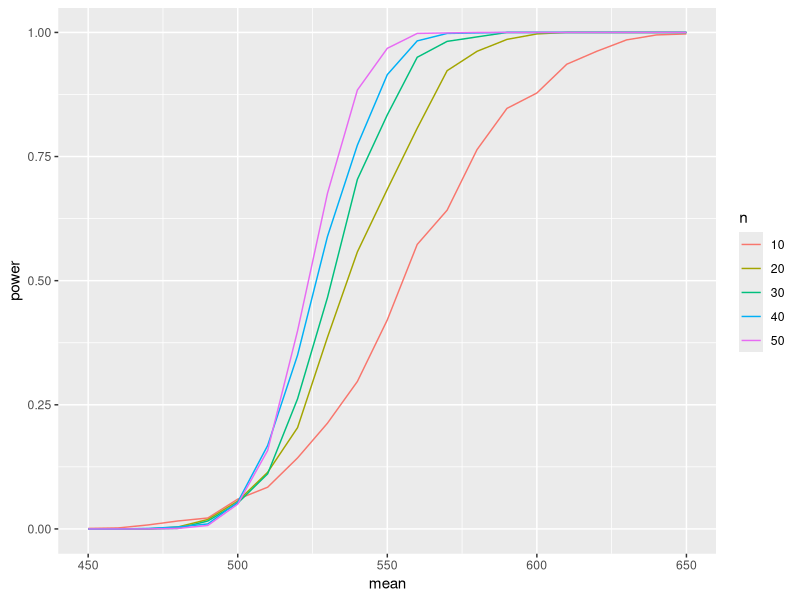
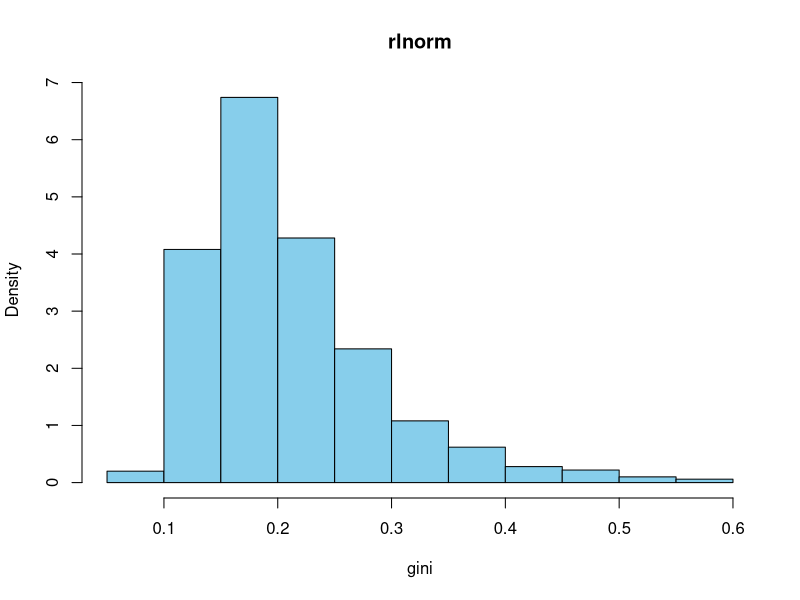
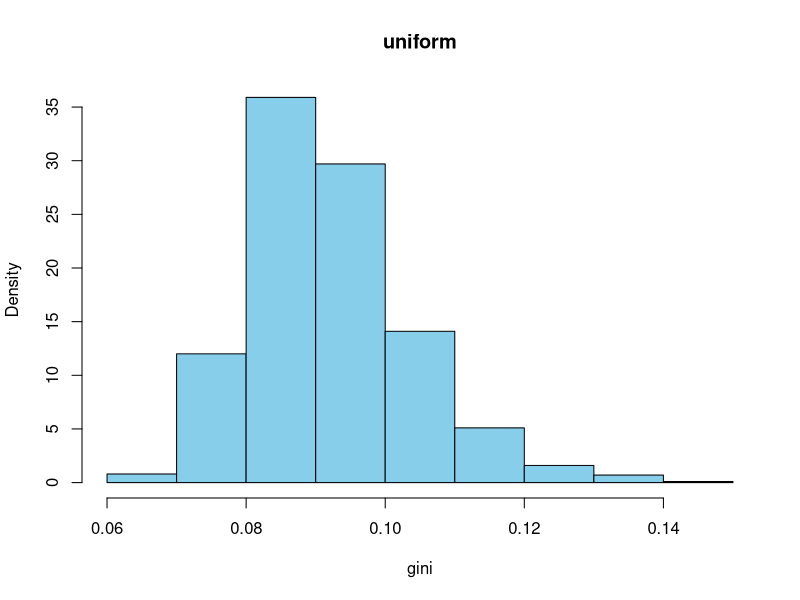
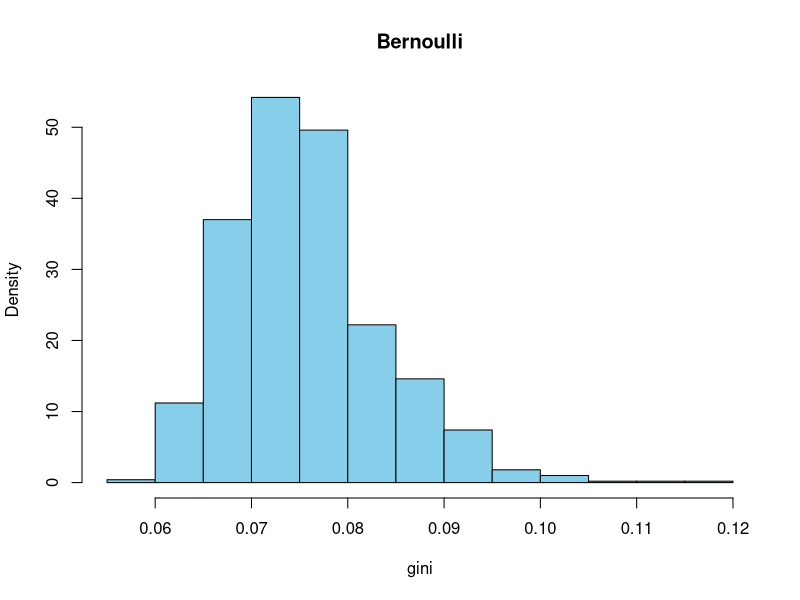

R code for these plots, in order:
## ---- chunk 1
knitr::opts_chunk$set(echo = TRUE)
library(tidyverse)
## ---- chunk 2
example_7_9 <- function(n) {
  m <- 1000
  mu0 <- 500
  sigma <- 100
  mu <- c(seq(450, 650, 10)) #alternatives
  M <- length(mu)
  power <- numeric(M)
  for (i in 1:M) {
    mu1 <- mu[i]
    pvalues <- replicate(m, expr = {
    #simulate under alternative mu1
    x <- rnorm(n, mean = mu1, sd = sigma)
    ttest <- t.test(x, alternative = "greater", mu = mu0)
    ttest$p.value } )
  power[i] <- mean(pvalues <= .05)
  }
  return(tibble(mean = mu, power = power))
}

n_ <- seq(10, 50, 10)
by_n <- tibble(n = factor(n_), data = n_ %>% map(example_7_9)) %>% 
  unnest()

by_n %>% 
  ggplot(aes(x=mean, y=power, color=n)) +
  geom_line()

## ---- chunk 3
hw_6_4 <- function(n=1e2, m=1e4){
  alpha <- .025
  d <- replicate(n, mean(rlnorm(m)))
  ds <- sort(d)
  m <- d[[ceiling(alpha * n)]]
  M <- d[[ceiling((1-alpha) * n)]]
  return(c(m, M))
}

hw_6_4()
## ---- chunk 4
exercise_6_5 <- function(seed=123){
set.seed(seed)
n<-20
c<-qt(0.975,n-1) # 0.975 quantile of t-distribution
m <- 1000
cv.t<-sapply(1:m,FUN= function(o){
x<-rchisq(n,2)
m<-mean(x) # estimate of mean
se<-sqrt(var(x)) # estimate of standard error
as.numeric((m-c*se/sqrt(n)<2)&(m+c*se/sqrt(n)>2)) # ci
})
level1 <- mean(cv.t) # mean of  Monte Carlo experiment


alpha <- .05
UCL <- replicate(1000, expr = {
x <- rchisq(n,2)
(n-1) * var(x) / qchisq(alpha, df = n-1)
} )
level2 <- sum(UCL > 4)/m
return(data.frame(level1,level2))
}

exercise_6_5(1012)

## ---- chunk 5
exercise_6_8 <- function(){
count5test <- function(x,y){
  X <- x - mean(x)
  Y <- y - mean(y)
  outx <- sum(X > max(Y)) + sum(X < min(Y))
  outy <- sum(Y > max(X)) + sum(Y < min(X))
  return(as.integer(max(c(outx,outy)) > 5))
}
n <- c(20,200,1000)#分别对应小样本、中样本和大样本
mu1 <- mu2 <- 0
sigma1 <- 1
sigma2 <- 1.5
m <- 10000
power1 <- power2 <- numeric(length(n))
set.seed(1234)
for(i in 1:length(n)){
  power1[i] <- mean(replicate(m,expr = {
    x <- rnorm(n[i],mu1,sigma1)
    y <- rnorm(n[i],mu2,sigma2)
    x <- x - mean(x)
    y <- y - mean(y)
    count5test(x,y)
  }))
  pvalues <- replicate(m,expr={
    x <- rnorm(n[i],mu1,sigma1)
    y <- rnorm(n[i],mu2,sigma2)
    Ftest <- var.test(x, y, ratio = 1,
                      alternative = c("two.sided"),
                      conf.level = 0.945, ...)
    Ftest$p.value})
  power2[i] <- mean(pvalues<=0.055)
}
return(data.frame(power1,power2))
}
exercise_6_8()
## ---- chunk 6
exercise_6_9 <- function(distribution=c('rlnorm','uniform','Bernoulli')){
n <- 20
size <- 1000
ginifun <- function()
{
  if (distribution == 'rlnorm')x <- sort(rlnorm(n))
  else if(distribution == 'uniform') x <- sort(runif(n,0,1))
  else x <- sort(rbinom(n,size = 100,prob = .1))
  m=mean(x)
  sum=0
  for (k in n) {
    t=(2*k-n-1)*x[k]
    sum=sum+t
  }
  gini=sum/(n^2*m)
}
res <- replicate(size,expr = ginifun())
hist(as.numeric(res), prob = TRUE, main = distribution,xlab='gini',col='skyblue')
help(hist)
return(data.frame(mean = mean(res),median = median(res),quantile = quantile(res,seq(.1,.9,.1))))
}
exercise_6_9(distribution = 'rlnorm')
exercise_6_9(distribution = 'uniform')
exercise_6_9(distribution = 'Bernoulli')
## ---- chunk 7
exercise_6_A <- function(seed){
set.seed(123)
num<-c(50,100,200,500,1000) # Estimate the Type-I error for different sizes.
m<-10000
 
er<-NULL
for (n in num){
  cv<-qt(0.975,n-1)
  er1<-mean(sapply(1:m,FUN = function(o){
  x<-rchisq(n,1)
  m<-mean(x)
  se<-sqrt(var(x))
  abs((m-1)*sqrt(n)/se)>=cv
}))  # 估计卡方分布的第一类错误
  er2<-mean(sapply(1:m,FUN = function(o){
  x<-runif(n,0,2)
  m<-mean(x)
  se<-sqrt(var(x))
  abs((m-1)*sqrt(n)/se)>=cv
}))   # 估计均匀分布的第一类错误
  er3<-mean(sapply(1:m,FUN = function(o){
  x<-rexp(n,1)
  m<-mean(x)
  se<-sqrt(var(x))
  abs((m-1)*sqrt(n)/se)>=cv 
}))  # 估计指数分布的第一类错误
er<-cbind(er,c(er1,er2,er3))
}
colnames(er)<-num
rownames(er)<-c("chi(1)","U(0,2)","exp(1)")
return(er)                
}
exercise_6_A(1012)

## ---- chunk 8
exercise_6_B <- function(seed){
seed <- set.seed(123)
x <- rnorm(20,2,10)
sigma <- rnorm(20,5,50)
y <- 3*x+sigma
cor(x,y)
pearson <- cor.test(x,y)
kendall <- cor.test(x,y,method = 'kendall')
spearman <- cor.test(x,y,method = 'spearman')
data.frame(x,y)
return(list(pearson=pearson,kendall=kendall,spearman=spearman))
}
exercise_6_B()
